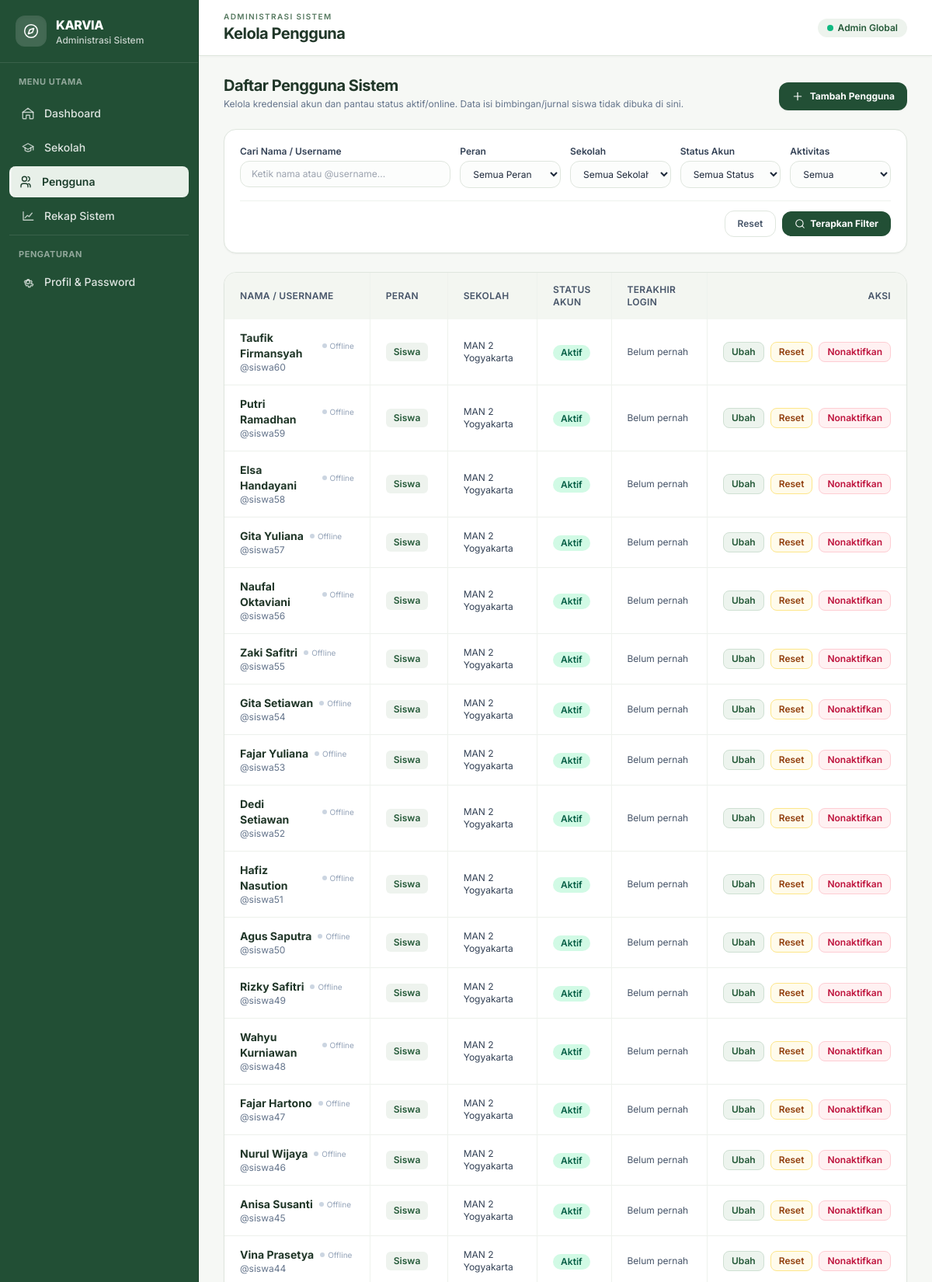
The app's page /admin/pengguna.php (signed in, upper part) with its own data.
### tables this page shows
CREATE TABLE `pengguna` (
  `id` BIGINT UNSIGNED NOT NULL AUTO_INCREMENT,
  `sekolah_id` BIGINT UNSIGNED NULL,
  `nama_lengkap` VARCHAR(150) NOT NULL,
  `username` VARCHAR(50) NOT NULL,
  `password_hash` VARCHAR(255) NOT NULL,
  `role` ENUM('admin', 'guru_bk', 'siswa') NOT NULL,
  `status` ENUM('aktif', 'nonaktif') NOT NULL DEFAULT 'aktif',
  `nisn` VARCHAR(20) NULL,
  `nip` VARCHAR(30) NULL,
  `kelas` VARCHAR(20) NULL,
  `jurusan` VARCHAR(50) NULL,
  `no_telepon` VARCHAR(20) NULL,
  `last_login_at` DATETIME NULL,
  `terakhir_aktif_pada` DATETIME NULL,
  `login_count` INT UNSIGNED NOT NULL DEFAULT 0,
  `dibuat_oleh` BIGINT UNSIGNED NULL,
  `dibuat_pada` DATETIME NOT NULL,
  `diperbarui_pada` DATETIME NULL,
  PRIMARY KEY (`id`),
  UNIQUE KEY `uq_pengguna_username` (`username`),
  KEY `idx_pengguna_sekolah` (`sekolah_id`),
  KEY `idx_pengguna_role` (`role`),
  KEY `idx_pengguna_status` (`status`),
  KEY `idx_pengguna_last_login` (`last_login_at`),
  KEY `idx_pengguna_terakhir_aktif` (`terakhir_aktif_pada`),
  CONSTRAINT `fk_pengguna_sekolah`
    FOREIGN KEY (`sekolah_id`) REFERENCES `sekolah` (`id`)
    ON DELETE RESTRICT,
  CONSTRAINT `fk_pengguna_dibuat_oleh`
    FOREIGN KEY (`dibuat_oleh`) REFERENCES `pengguna` (`id`)
    ON DELETE SET NULL
);

CREATE TABLE `sekolah` (
  `id` BIGINT UNSIGNED NOT NULL AUTO_INCREMENT,
  `nama` VARCHAR(150) NOT NULL,
  `npsn` VARCHAR(20) NULL,
  `jenjang` ENUM('SMA', 'MA') NOT NULL DEFAULT 'SMA',
  `alamat` TEXT NULL,
  `kota` VARCHAR(100) NULL,
  `provinsi` VARCHAR(100) NULL,
  `status` ENUM('aktif', 'nonaktif') NOT NULL DEFAULT 'aktif',
  `dibuat_pada` DATETIME NOT NULL,
  `diperbarui_pada` DATETIME NULL,
  PRIMARY KEY (`id`),
  UNIQUE KEY `uq_sekolah_npsn` (`npsn`),
  KEY `idx_sekolah_status` (`status`),
  KEY `idx_sekolah_nama` (`nama`)
);

### admin/pengguna.php (the view, shortened to what this page needs)
<?php
require_once __DIR__ . '/../includes/header.php';
$pdo = db();
$admin_id = (int) auth_pengguna()['id'];
$cari = trim((string) ($_GET['cari'] ?? ''));
$parameter = [];
$sql = "SELECT p.id, p.nama_lengkap, p.username, p.role, p.status, p.kelas, p.last_login_at, p.terakhir_aktif_pada,
               (p.status = 'aktif' AND p.terakhir_aktif_pada IS NOT NULL AND p.terakhir_aktif_pada >= DATE_SUB(NOW(), INTERVAL 5 MINUTE)) AS sedang_online,
               s.nama AS sekolah_nama
        FROM pengguna p LEFT JOIN sekolah s ON s.id = p.sekolah_id";
$sql .= ' ORDER BY p.dibuat_pada DESC, p.id DESC';
$stmt = $pdo->prepare($sql);
$stmt->execute($parameter);
$pengguna = $stmt->fetchAll();
?>
<div class="flex flex-col gap-3 sm:flex-row sm:items-end sm:justify-between">
  <div>
    <h2 class="text-xl font-bold tracking-tight text-[#203628]">Daftar Pengguna Sistem</h2>
    <p class="mt-0.5 text-xs text-slate-500">Kelola kredensial akun dan pantau status aktif/online. Data isi bimbingan/jurnal siswa tidak dibuka di sini.</p>
  </div>
  <a href="<?= e(url('admin/pengguna_form.php')) ?>" class="inline-flex items-center gap-2 rounded-xl bg-[#224f35] px-4 py-2.5 text-xs font-bold text-white shadow-sm transition hover:bg-[#1a4029]">
    Tambah Pengguna
  </a>
</div>
<form method="get" action="<?= e(url('admin/pengguna.php')) ?>" class="rounded-2xl border border-[#dfe6de] bg-white p-4 shadow-sm sm:p-5">
  <div class="grid gap-3 sm:grid-cols-2 lg:grid-cols-6">
    <div class="lg:col-span-2">
      <label for="cari" class="mb-1 block text-xs font-semibold text-slate-700">Cari Nama / Username</label>
      <input id="cari" name="cari" value="<?= e($cari) ?>" placeholder="Ketik nama atau @username..." class="w-full rounded-xl border border-[#dfe6de] bg-[#fcfdfc] px-3.5 py-2 text-xs text-slate-800 focus:border-[#224f35] focus:bg-white focus:outline-none focus:ring-1 focus:ring-[#224f35]">
    </div>
    <div>
      <label for="role" class="mb-1 block text-xs font-semibold text-slate-700">Peran</label>
      <select id="role" name="role" class="w-full rounded-xl border border-[#dfe6de] bg-[#fcfdfc] px-3 py-2 text-xs text-slate-800 focus:border-[#224f35] focus:bg-white focus:outline-none focus:ring-1 focus:ring-[#224f35]">
        <option value="">Semua Peran</option>
      </select>
    </div>
    <div>
      <label for="sekolah_id" class="mb-1 block text-xs font-semibold text-slate-700">Sekolah</label>
      <select id="sekolah_id" name="sekolah_id" class="w-full rounded-xl border border-[#dfe6de] bg-[#fcfdfc] px-3 py-2 text-xs text-slate-800 focus:border-[#224f35] focus:bg-white focus:outline-none focus:ring-1 focus:ring-[#224f35]">
        <option value="">Semua Sekolah</option>
      </select>
    </div>
    <div>
      <label for="status" class="mb-1 block text-xs font-semibold text-slate-700">Status Akun</label>
      <select id="status" name="status" class="w-full rounded-xl border border-[#dfe6de] bg-[#fcfdfc] px-3 py-2 text-xs text-slate-800 focus:border-[#224f35] focus:bg-white focus:outline-none focus:ring-1 focus:ring-[#224f35]">
        <option value="">Semua Status</option>
      </select>
    </div>
    <div>
      <label for="online" class="mb-1 block text-xs font-semibold text-slate-700">Aktivitas</label>
      <select id="online" name="online" class="w-full rounded-xl border border-[#dfe6de] bg-[#fcfdfc] px-3 py-2 text-xs text-slate-800 focus:border-[#224f35] focus:bg-white focus:outline-none focus:ring-1 focus:ring-[#224f35]">
        <option value="">Semua</option>
      </select>
    </div>
  </div>
  <div class="mt-4 flex items-center justify-end gap-2 border-t border-[#eef2ed] pt-3">
    <a href="<?= e(url('admin/pengguna.php')) ?>" class="rounded-xl border border-[#dfe6de] px-4 py-2 text-xs font-semibold text-slate-600 hover:bg-[#f6f8f5]">
      Reset
    </a>
    <button type="submit" class="inline-flex items-center gap-1.5 rounded-xl bg-[#224f35] px-4 py-2 text-xs font-bold text-white hover:bg-[#1a4029]">
      Terapkan Filter
    </button>
  </div>
</form>
<section class="rounded-2xl border border-[#dfe6de] bg-white shadow-sm overflow-hidden">
  <div class="overflow-x-auto">
    <table class="w-full text-left text-sm">
      <thead class="bg-[#f3f6f1] text-xs uppercase tracking-wide text-slate-600">
        <tr>
          <th scope="col" class="px-5 py-3.5 font-semibold">Nama / Username</th>
          <th scope="col" class="px-5 py-3.5 font-semibold">Peran</th>
          <th scope="col" class="px-5 py-3.5 font-semibold">Sekolah</th>
          <th scope="col" class="px-5 py-3.5 font-semibold">Status Akun</th>
          <th scope="col" class="px-5 py-3.5 font-semibold">Terakhir Login</th>
          <th scope="col" class="px-5 py-3.5 font-semibold text-right">Aksi</th>
        </tr>
      </thead>
      <tbody class="divide-y divide-[#edf1ec] text-slate-700">
        <?php if (!$pengguna): ?>
          <tr><td colspan="6" class="px-5 py-10 text-center text-sm text-slate-500">Tidak ada pengguna yang cocok dengan kriteria filter.</td></tr>
        <?php else: foreach ($pengguna as $baris): ?>
          <tr class="transition-colors hover:bg-[#f8faf7]">
            <td class="px-5 py-3.5">
              <div class="flex items-center gap-2">
                <span class="font-bold text-[#203628]"><?= e($baris['nama_lengkap']) ?></span>
                <?php if (!empty($baris['sedang_online'])): ?>
                  <span class="inline-flex items-center gap-1 rounded-full bg-emerald-100 px-2 py-0.5 text-[10px] font-bold text-emerald-800" title="Aktif dalam 5 menit terakhir">
                    <span class="h-1.5 w-1.5 rounded-full bg-emerald-600 animate-pulse"></span>
                    Online
                  </span>
                <?php else: ?>
                  <span class="inline-flex items-center gap-1 text-[10px] text-slate-400" title="Offline">
                    <span class="h-1.5 w-1.5 rounded-full bg-slate-300"></span>
                    Offline
                  </span>
                <?php endif; ?>
              </div>
              <div class="text-xs text-slate-500">@<?= e($baris['username']) ?></div>
            </td>
            <td class="px-5 py-3.5">
              <span class="inline-block rounded-md bg-[#eef3ee] px-2.5 py-1 text-xs font-semibold text-[#245938]">
                <?= e($baris['role'] === 'guru_bk' ? 'Guru BK' : ucfirst($baris['role'])) ?>
              </span>
            </td>
            <td class="px-5 py-3.5 text-xs text-slate-700">
              <?= e($baris['sekolah_nama'] ?: 'Global (Semua Sekolah)') ?>
            </td>
            <td class="px-5 py-3.5">
              <span class="inline-flex items-center rounded-full px-2.5 py-0.5 text-xs font-semibold <?= $baris['status'] === 'aktif' ? 'bg-emerald-100 text-emerald-800' : 'bg-slate-100 text-slate-600' ?>">
                <?= e(ucfirst($baris['status'])) ?>
              </span>
            </td>
            <td class="px-5 py-3.5 whitespace-nowrap text-xs text-slate-600">
              <?= e(tanggal_id($baris['last_login_at'], true)) ?>
            </td>
            <td class="px-5 py-3.5 text-right whitespace-nowrap">
              <div class="inline-flex items-center gap-2">
                <a class="inline-flex items-center rounded-lg border border-[#cfe0d3] bg-[#edf4ee] px-2.5 py-1 text-xs font-semibold text-[#245938] hover:bg-[#dfeada]" href="<?= e(url('admin/pengguna_form.php?id=' . (int) $baris['id'])) ?>">
                  Ubah
                </a>
                <form method="post" class="inline" onsubmit="return confirm('Buat password sementara baru untuk akun ini?')">
                  <button class="inline-flex items-center rounded-lg border border-amber-200 bg-amber-50 px-2.5 py-1 text-xs font-semibold text-amber-800 hover:bg-amber-100">
                    Reset
                  </button>
                </form>
                <?php if ((int) $baris['id'] !== $admin_id): ?>
                  <form method="post" class="inline" onsubmit="return confirm('<?= $baris['status'] === 'aktif' ? 'Nonaktifkan' : 'Aktifkan' ?> akun ini?')">
                    <button class="inline-flex items-center rounded-lg border px-2.5 py-1 text-xs font-semibold <?= $baris['status'] === 'aktif' ? 'border-rose-200 bg-rose-50 text-rose-700 hover:bg-rose-100' : 'border-emerald-200 bg-emerald-50 text-emerald-700 hover:bg-emerald-100' ?>">
                      <?= $baris['status'] === 'aktif' ? 'Nonaktifkan' : 'Aktifkan' ?>
                    </button>
                  </form>
                <?php endif; ?>
              </div>
            </td>
          </tr>
        <?php endforeach; endif; ?>
      </tbody>
    </table>
  </div>
</section>
<?php require __DIR__ . '/../includes/footer.php'; ?>

### includes/header.php (style rules this page uses)
body { font-family: 'Inter', -apple-system, BlinkMacSystemFont, sans-serif; }
table th + th, table td + td { border-left: 1px solid #eef2ed; }

### records on screen
pengguna: nama_lengkap "Taufik Firmansyah", username "siswa60", role "Siswa", sekolah.nama "MAN 2 Yogyakarta", status "Aktif", last_login_at "Belum pernah", shows "Nonaktifkan"
pengguna: nama_lengkap "Putri Ramadhan", username "siswa59", role "Siswa", sekolah.nama "MAN 2 Yogyakarta", status "Aktif", last_login_at "Belum pernah", shows "Nonaktifkan"
pengguna: nama_lengkap "Elsa Handayani", username "siswa58", role "Siswa", sekolah.nama "MAN 2 Yogyakarta", status "Aktif", last_login_at "Belum pernah", shows "Nonaktifkan"
pengguna: nama_lengkap "Gita Yuliana", username "siswa57", role "Siswa", sekolah.nama "MAN 2 Yogyakarta", status "Aktif", last_login_at "Belum pernah", shows "Nonaktifkan"
pengguna: nama_lengkap "Naufal Oktaviani", username "siswa56", role "Siswa", sekolah.nama "MAN 2 Yogyakarta", status "Aktif", last_login_at "Belum pernah", shows "Nonaktifkan"
pengguna: nama_lengkap "Zaki Safitri", username "siswa55", role "Siswa", sekolah.nama "MAN 2 Yogyakarta", status "Aktif", last_login_at "Belum pernah", shows "Nonaktifkan"
pengguna: nama_lengkap "Gita Setiawan", username "siswa54", role "Siswa", sekolah.nama "MAN 2 Yogyakarta", status "Aktif", last_login_at "Belum pernah", shows "Nonaktifkan"
pengguna: nama_lengkap "Fajar Yuliana", username "siswa53", role "Siswa", sekolah.nama "MAN 2 Yogyakarta", status "Aktif", last_login_at "Belum pernah", shows "Nonaktifkan"
pengguna: nama_lengkap "Dedi Setiawan", username "siswa52", role "Siswa", sekolah.nama "MAN 2 Yogyakarta", status "Aktif", last_login_at "Belum pernah", shows "Nonaktifkan"
pengguna: nama_lengkap "Hafiz Nasution", username "siswa51", role "Siswa", sekolah.nama "MAN 2 Yogyakarta", status "Aktif", last_login_at "Belum pernah", shows "Nonaktifkan"
pengguna: nama_lengkap "Agus Saputra", username "siswa50", role "Siswa", sekolah.nama "MAN 2 Yogyakarta", status "Aktif", last_login_at "Belum pernah", shows "Nonaktifkan"
pengguna: nama_lengkap "Rizky Safitri", username "siswa49", role "Siswa", sekolah.nama "MAN 2 Yogyakarta", status "Aktif", last_login_at "Belum pernah", shows "Nonaktifkan"
pengguna: nama_lengkap "Wahyu Kurniawan", username "siswa48", role "Siswa", sekolah.nama "MAN 2 Yogyakarta", status "Aktif", last_login_at "Belum pernah", shows "Nonaktifkan"
pengguna: nama_lengkap "Fajar Hartono", username "siswa47", role "Siswa", sekolah.nama "MAN 2 Yogyakarta", status "Aktif", last_login_at "Belum pernah", shows "Nonaktifkan"
pengguna: nama_lengkap "Nurul Wijaya", username "siswa46", role "Siswa", sekolah.nama "MAN 2 Yogyakarta", status "Aktif", last_login_at "Belum pernah", shows "Nonaktifkan"
pengguna: nama_lengkap "Anisa Susanti", username "siswa45", role "Siswa", sekolah.nama "MAN 2 Yogyakarta", status "Aktif", last_login_at "Belum pernah", shows "Nonaktifkan"
pengguna: nama_lengkap "Vina Prasetya", username "siswa44", role "Siswa", sekolah.nama "MAN 2 Yogyakarta", status "Aktif", last_login_at "Belum pernah", shows "Nonaktifkan"

### other values on screen
$role_labels[$peran_halaman] "Administrasi Sistem"
$label "Dashboard"
$label "Sekolah"
$label "Pengguna"
$label "Rekap Sistem"
$role_labels[$peran_halaman] "ADMINISTRASI SISTEM"
$judul_halaman "Kelola Pengguna"
